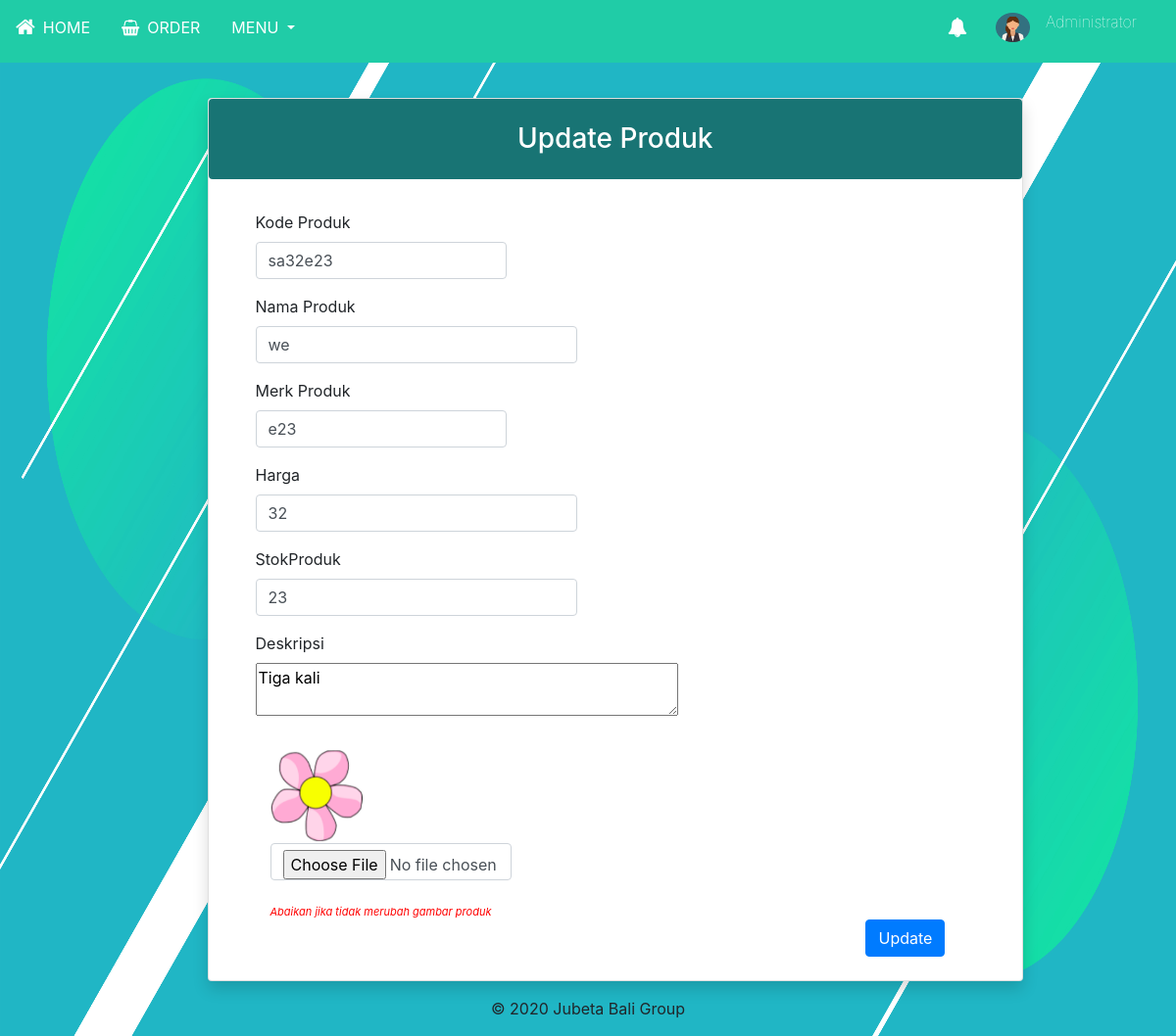
Page /admin/update-produk.php?id_produk=15 on the committed database.
### tables this page shows
CREATE TABLE `produk` (
  `id_produk` int(100) NOT NULL,
  `kode_produk` varchar(100) NOT NULL,
  `nama_produk` varchar(100) DEFAULT NULL,
  `harga_produk` int(11) DEFAULT NULL,
  `stok` int(11) DEFAULT NULL,
  `merk` varchar(100) DEFAULT NULL,
  `deskripsi` varchar(100) DEFAULT NULL,
  `foto` varchar(100) NOT NULL
);

### admin/function-produk.php (called while the page is built, shortened)
<?php
include '../koneksi.php';
function query($query){
    global $koneksi;
    $result = mysqli_query($koneksi, $query);
    $rows = [];
    while($row = mysqli_fetch_assoc($result)){
        $rows [] = $row;
    }
    return $rows;
}
?>

### admin/update-produk.php (the view, shortened to what this page needs)
<?php
require 'function-produk.php';
$id_produk = $_GET['id_produk'];
$data = query("SELECT * FROM produk WHERE id_produk = '$id_produk'")[0];
?>
<!DOCTYPE html>
<html lang="en">
<head>
    <link rel="stylesheet" href="https://cdn.jsdelivr.net/npm/bootstrap@4.5.3/dist/css/bootstrap.min.css">
    <link rel="stylesheet" href="../assets/style.css"/>
    <link rel="stylesheet" href="https://stackpath.bootstrapcdn.com/font-awesome/4.7.0/css/font-awesome.min.css"/>
</head>
<body class="UpdateProd">
    <header>
    <?php include '../assets/layout/header.php' ?>
      </header>
<div class="container" id="headProduk">
    <div class="card w-75 justify-content-center shadow cardProduk rounded">
        <form action="" method="post" enctype="multipart/form-data">
            <h3 class="text-center p-4  rounded" id="h3Update">Update Produk</h3>
            <div class= "row">
                <div class="col-md-4 form-group ml-5 mt-4">
                    <label for="kode_produk">Kode Produk</label>
                    <input type="text" name="kode_produk" id="kode_produk" class="form-control" required value="<?=$data['kode_produk'];?>">
                </div>
            </div>
            <div class= "row">
                <div class="col-md-5 form-group ml-5">
                    <label for="namaProduk">Nama Produk</label>
                    <input type="text" name="namaProduk" id="namaProduk" class="form-control" required value="<?=$data['nama_produk'];?>">
                </div>
            </div>
            <div class="row">
                <div class="col-md-4 form-group ml-5">
                    <label for="merk">Merk Produk</label>
                    <input type="text" name="merk" id="merk" class="form-control" required value="<?=$data['merk'];?>">
                </div>
            </div>
            <div class= "row">
                <div class="col-md-5 form-group ml-5">
                    <label for="hargaProduk">Harga</label>
                    <input type="number" name="hargaProduk" id="hargaProduk" class="form-control" required value="<?=$data['harga_produk'];?>">
                </div>
            </div>
            <div class= "row">
                <div class="col-md-5 form-group ml-5">
                    <label for="stokProduk">StokProduk</label>
                    <input type="number" name="stokProduk" id="stokProduk" class="form-control" required value="<?=$data['stok'];?>">
                </div>
            </div>
            <div class= "row">
                <div class="col-md-5 form-group ml-5">
                    <label for="deskripsi">Deskripsi</label>
                    <textarea id="deskripsi" name="deskripsi" row="4" cols="40"><?php echo $data['deskripsi']; ?></textarea>
                </div>
            </div>
            <div>
                <div class=" col-md-4 form-group ml-5">
                    <img src="../foto-produk/<?php echo $data['foto'];?>" width="100">
                    <input type="file" name="foto" id="foto" class="form-control">
                    <br><i style="float: left;font-size: 11px;color: red">Abaikan jika tidak merubah gambar produk</i>
                </div>
            </div>
            <button class="btn btn-primary w-40" id="ProdukButton" type="submit" name="update">Update</button>
        </form>
    </div>
</div>
    <footer class="container mt-3">
    <p class="text-center">&copy; 2020 Jubeta Bali Group</p>
  </footer>
</body>
</html>

### assets/style.css (style rules this page uses)
.cardProduk { margin-top: 100px; margin-left: 15%; }
#ProdukButton { margin-left: 46%; }
#h3Update { background-color: rgb(24, 116, 116); color: white; }
.UpdateProd { background-image: url("../img/22133.jpg"); -webkit-background-size: 100% 100%; -moz-background-size: 100% 100%; -o-background-size: 100% 100%; background-size: 100% 100%; background-repeat: no-repeat; }

### rows in the picture
produk: kode_produk "sa32e23", namaProduk "we", merk "e23", hargaProduk "32", stokProduk "23", deskripsi "Tiga kali", foto (picture)
